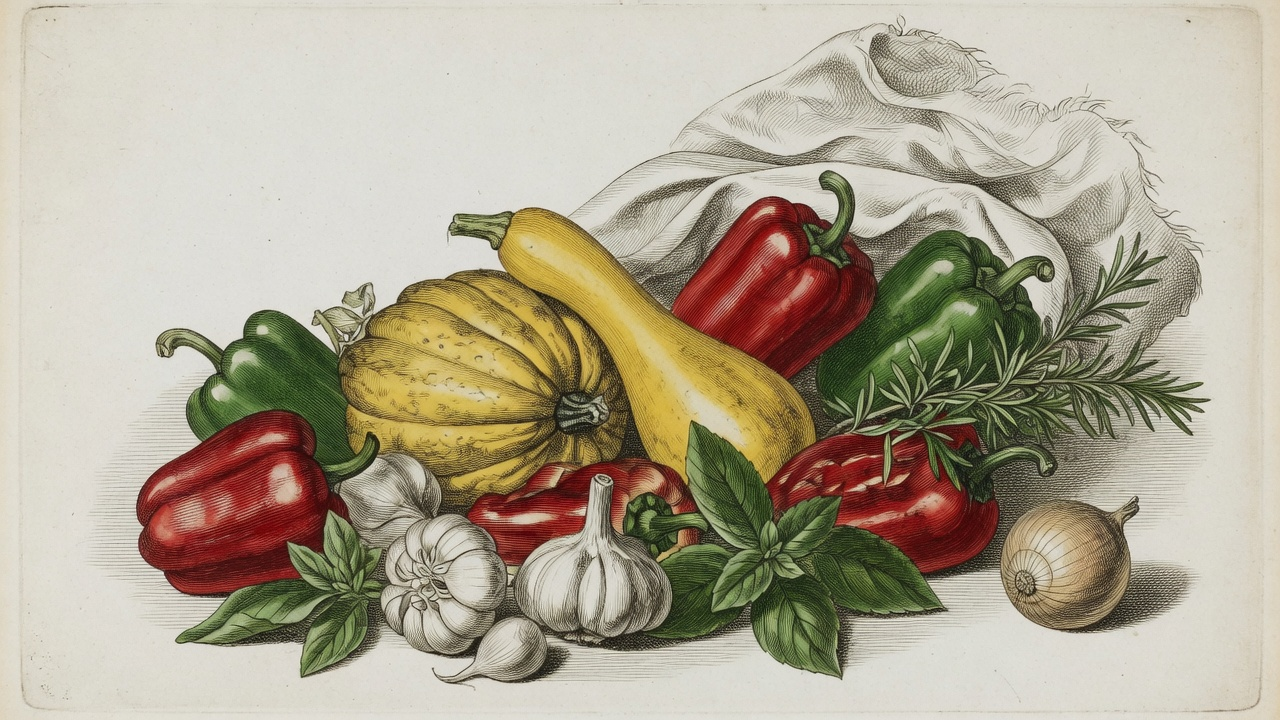
#> input picture festin/plugins/printer/plates/1.jpg, 1280 x 720 px
$ python -i render.py   (imports and definitions only)
#> lines starting #> are read from the running program, lines starting #| are printed output that depends on the picture
#> in plate_ornament, opened is the input picture: PIL image 1280x720 RGB; mean R, G, B 175.5, 166.3, 146.4
"""Le Festin compositor (design approved 2026-09-05; spacing approved 2026-09-06).

One cartouche, serif in the raster, vegetable plates, Celtic head/foot
at ~168 dots. Gray L for hatch; type fill=0. Do not crush then bleach
the gilding. Do not lace every day.

Fonts resolve when a slip is drawn. Importing this module does not need them,
so a kitchen with the printer off still starts.
"""

from __future__ import annotations

import json
import os
import shutil
import subprocess
from pathlib import Path

from PIL import Image, ImageChops, ImageDraw, ImageEnhance, ImageFont, ImageOps

ROOT = Path(__file__).resolve().parent
PLATES = ROOT / "plates"
W = 576
HEADER_H = 168
TITLE_WEEK_GAP = 28  # Extra air below the title; original spacing was 4 dots.
WRITE_IN_H = 80  # ~10 mm; blank nights stay empty for a pen

_FONT_PATHS: dict[str, str] = {}


# [38 lines left out: functions locate_font, _from_fontconfig, not called in this run]


def serif() -> str:
    return locate_font("LiberationSerif-Regular.ttf")


def serif_bold() -> str:
    return locate_font("LiberationSerif-Bold.ttf")


def serif_italic() -> str:
    return locate_font("LiberationSerif-Italic.ttf")


def flatten(im):
    if im.mode == "RGBA":
        bg = Image.new("RGBA", im.size, (255, 255, 255, 255))
        im = Image.alpha_composite(bg, im)
    return im.convert("L")
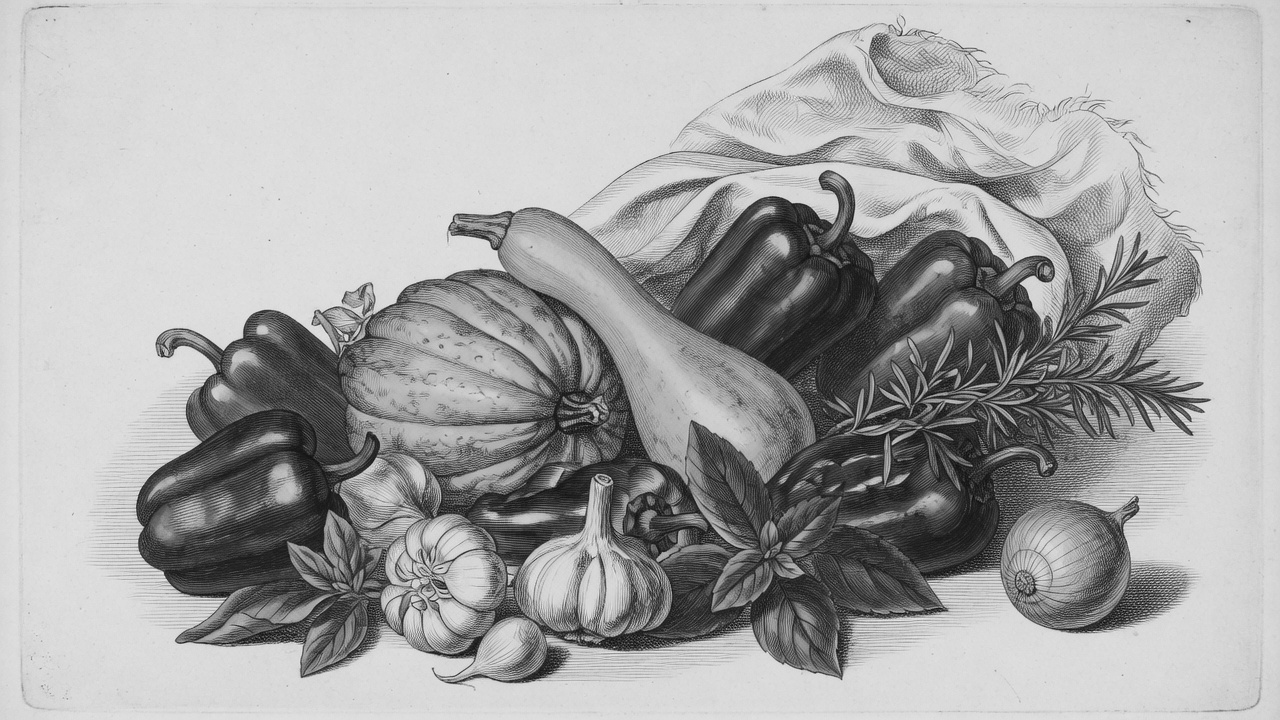
#> returned value: PIL image 1280x720 L; min 4, max 245, mean 166.8


def paper_white(g, paper=240, ink=0.72):
#> called with paper = 238, ink = 0.58
    g = ImageOps.autocontrast(g, cutoff=1)
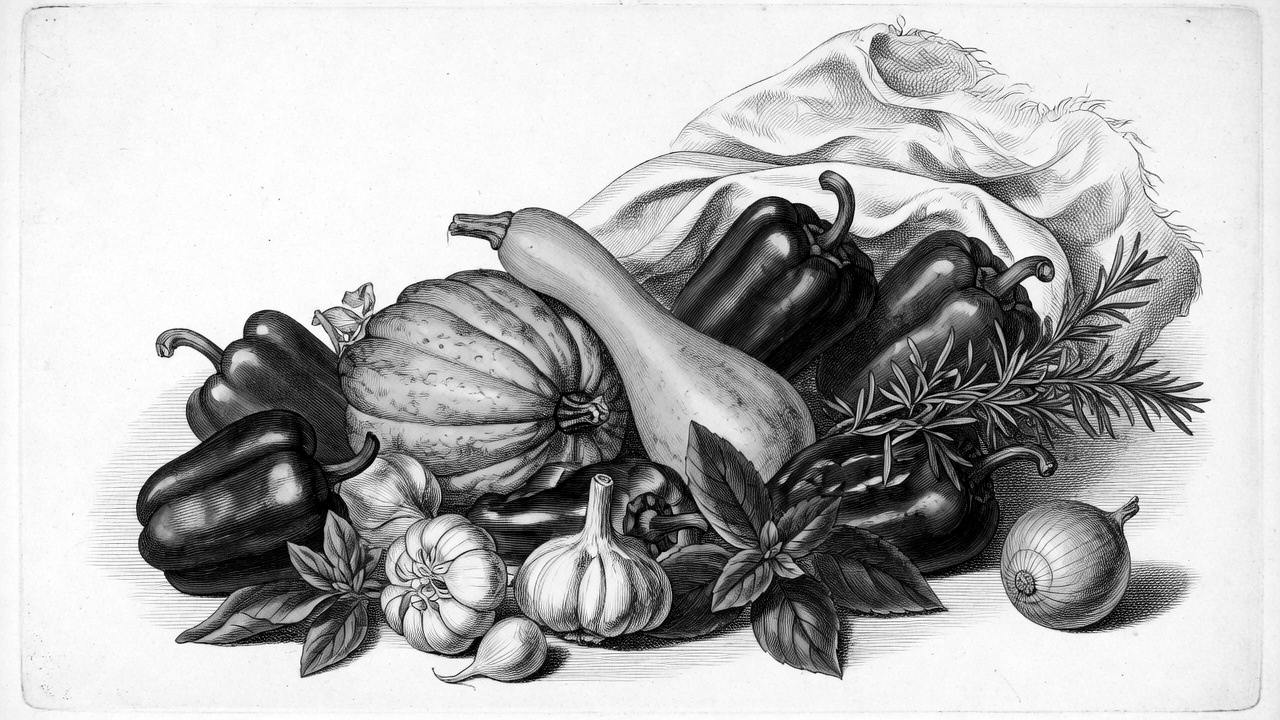
#> g: PIL image 1280x720 L; min 0, max 255, mean 179.9
    g = ImageEnhance.Contrast(g).enhance(1.25)
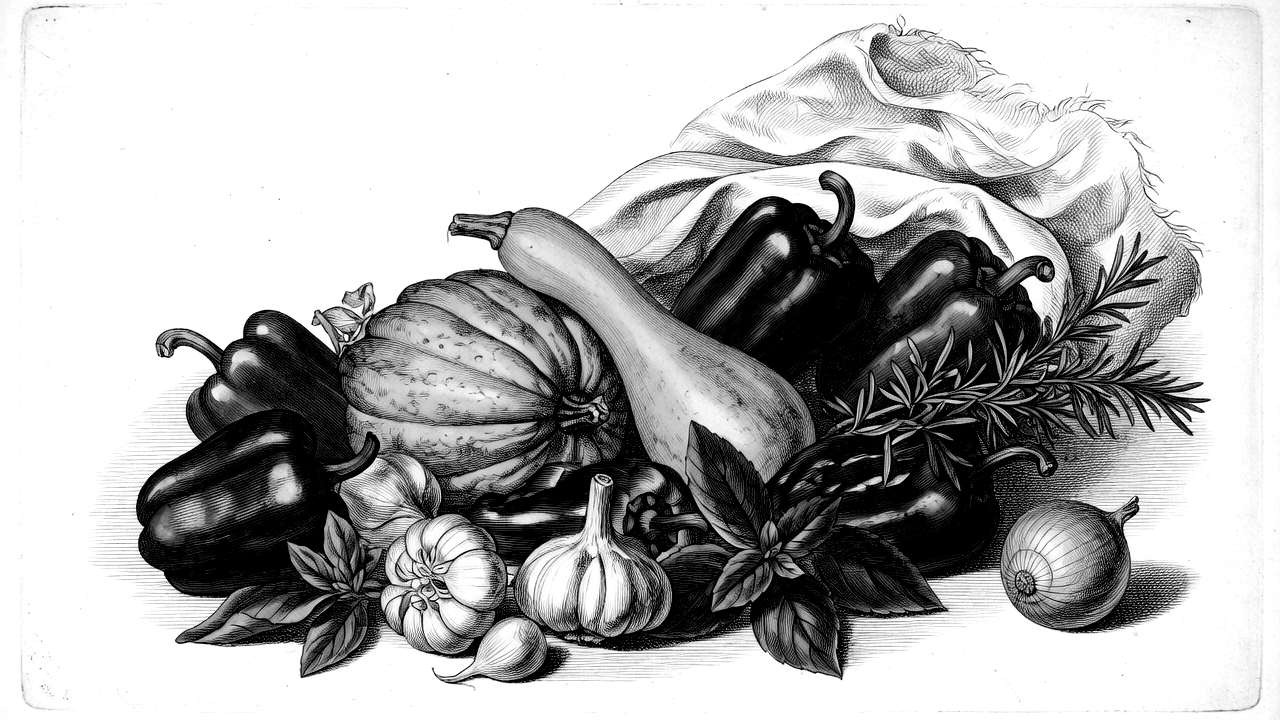
#> g: PIL image 1280x720 L; min 0, max 255, mean 177.9
    return g.point(lambda p: 255 if p >= paper else 255 - int((255 - p) * ink))
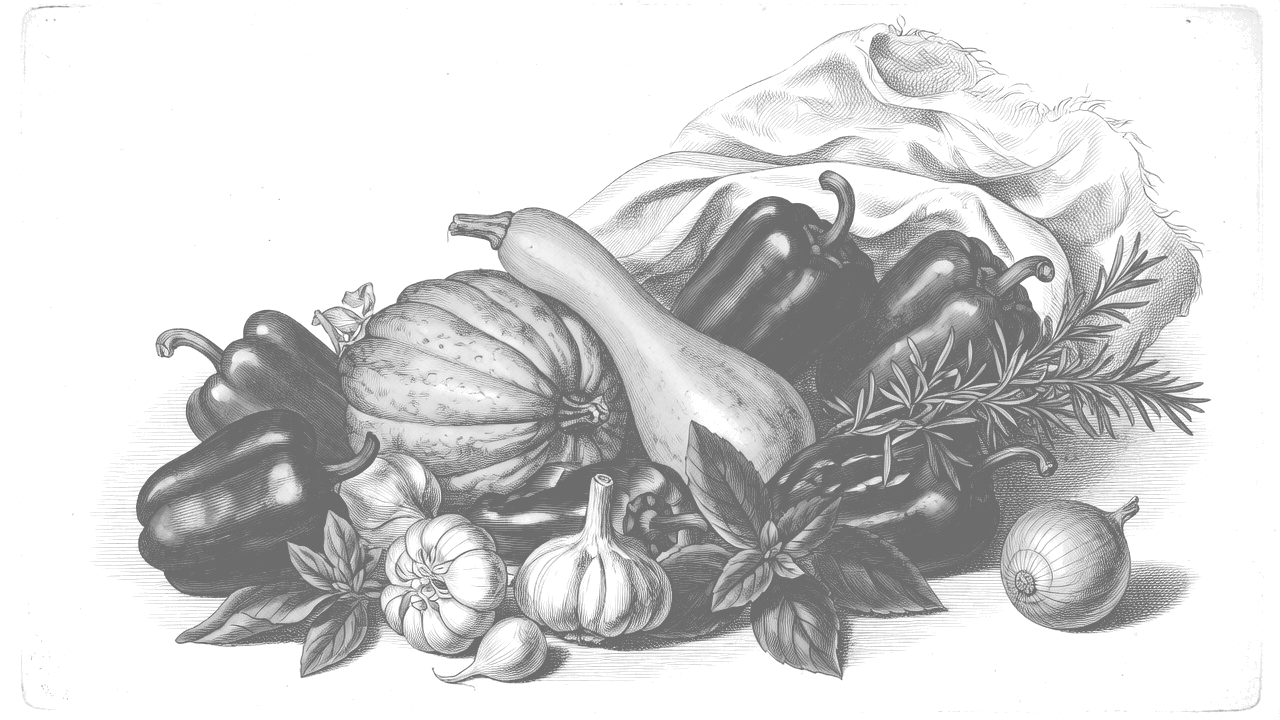
#> returned value: PIL image 1280x720 L; min 108, max 255, mean 210.9


def dense_crop(g, frac=0.08, pad=6):
#> called with frac = 0.08, pad = 6
    hist = [
        sum(255 - g.getpixel((x, y)) for x in range(0, g.width, 3))
        for y in range(g.height)
    ]
#> hist = 720 values, max 35412 at index 505, min 0 at index 0, mean 16375
    peak = max(hist) if hist else 1
#> peak = 35412
    rows = [i for i, v in enumerate(hist) if v > peak * frac]
#> rows = 525 values from 151 to 680
    if not rows:
        box = g.point(lambda p: 255 if p < 250 else 0).getbbox() or (0, 0, g.width, g.height)
        return g.crop(box)
    y0, y1 = max(0, rows[0] - pad), min(g.height, rows[-1] + 1 + pad)
#> y0 = 145; y1 = 687
    cols = [
        sum(255 - g.getpixel((x, y)) for y in range(y0, y1, 2))
        for x in range(g.width)
    ]
#> cols = 1280 values, max 31913 at index 841, min 0 at index 0, mean 13623.6
    peakc = max(cols) if cols else 1
#> peakc = 31913
    xs = [i for i, v in enumerate(cols) if v > peakc * frac]
#> xs = 1056 values from 139 to 1194
    x0, x1 = (max(0, xs[0] - pad), min(g.width, xs[-1] + 1 + pad)) if xs else (0, g.width)
#> x0 = 133; x1 = 1201
    return g.crop((x0, y0, x1, y1))
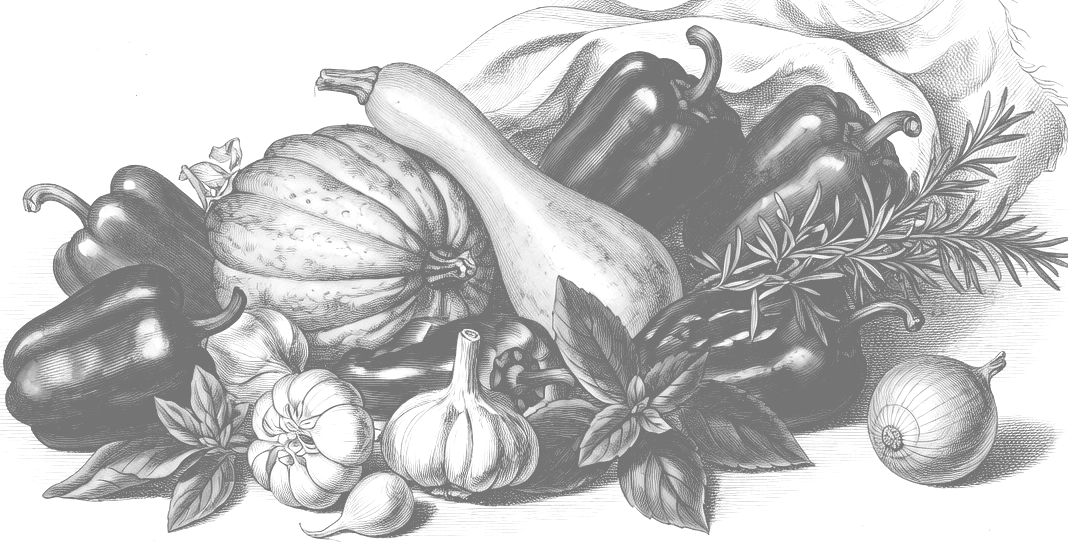
#> returned value: PIL image 1068x542 L; min 116, max 255, mean 194.7


def fit_w(im, width):
#> called with width = 536
    h = max(1, round(im.height * width / im.width))
#> h = 272
    return im.resize((width, h), Image.Resampling.LANCZOS)
#> returned value: PIL image 536x272 L


def plate_veg(path):
    with Image.open(path) as opened:
        return dense_crop(paper_white(flatten(opened), paper=242, ink=0.9), 0.04, 8)


def plate_ornament(path, frac=0.10):
    with Image.open(path) as opened:
        g = paper_white(flatten(opened), paper=238, ink=0.58)
    g = ImageEnhance.Brightness(g).enhance(1.08)
    return dense_crop(g, frac, 6)


def band_header(path):
    """Full-width head band: ornament, fit to the dinner inner width, then HEADER_H tall."""
    header = plate_ornament(path, 0.08)
    header = fit_w(header, W - 28 * 2 + 16)
    if header.height != HEADER_H:
        header = header.resize((header.width, HEADER_H), Image.Resampling.LANCZOS)
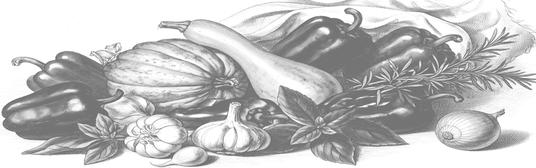
#> header: PIL image 536x168 L; min 101, max 255, mean 194.5
    return header


# [161 lines left out: functions band_copies, multiply, text_size, wrap, render, not called in this run]

>>> result = band_header('plates/1.jpg')

$ run again, on festin/plugins/printer/plates/3.jpg
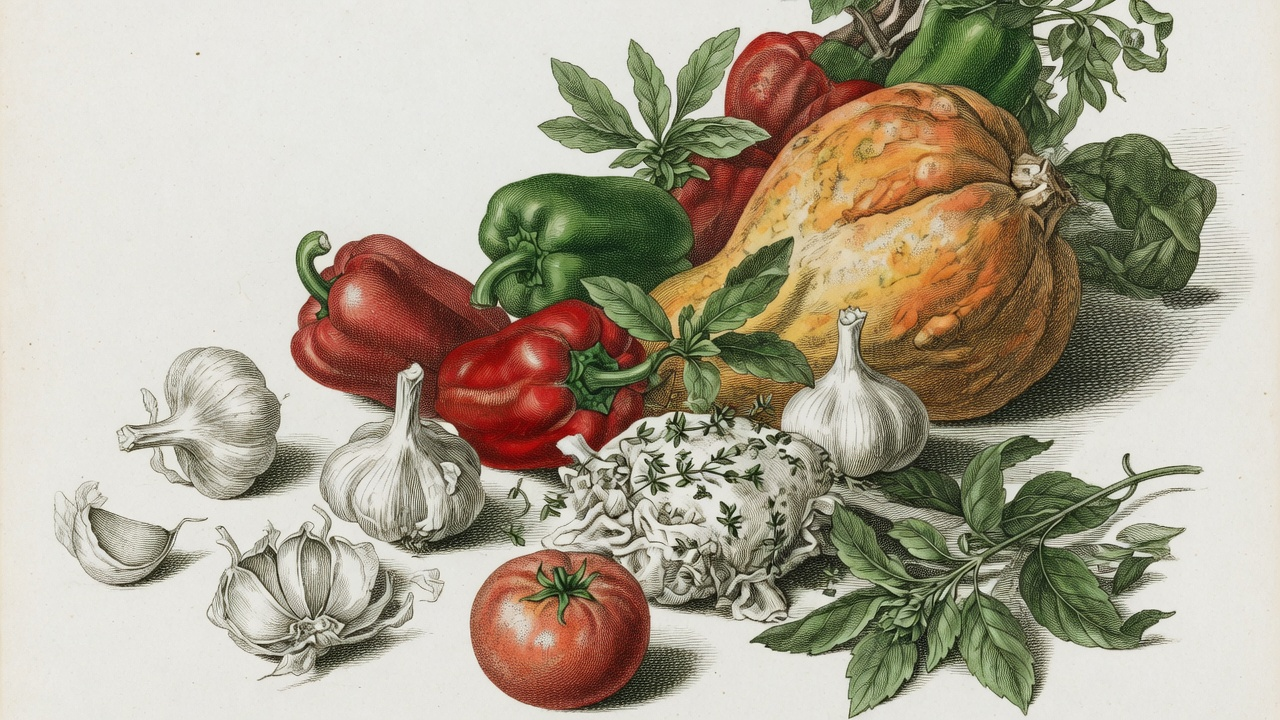
#> input picture festin/plugins/printer/plates/3.jpg, 1280 x 720 px
#> in plate_ornament, opened is the input picture: PIL image 1280x720 RGB; mean R, G, B 173.8, 165.3, 146.9
#> in paper_white, `return g.point(lambda p: 255 if p >= paper else 255 - int((255 - p) * ..`:
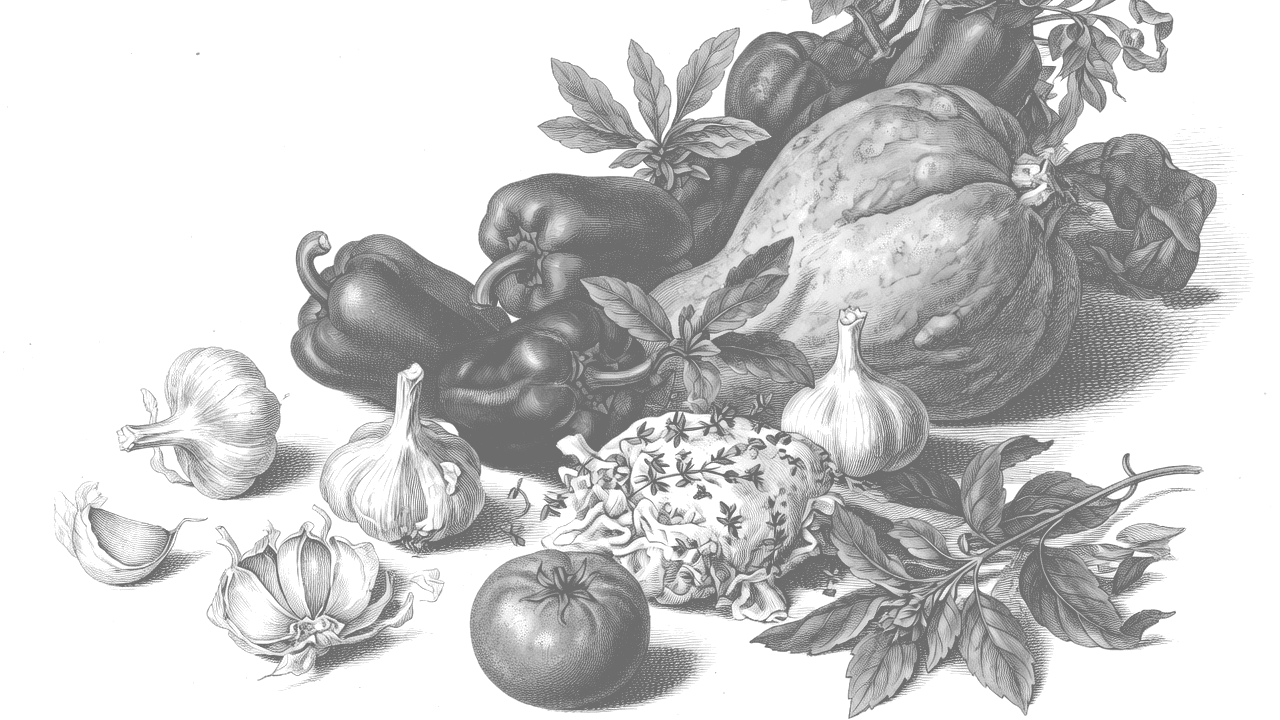
#> returned value: PIL image 1280x720 L; min 108, max 255, mean 203.1
#> hist = 720 values, max 34027 at index 348, min 0 at index 719, mean 19457.8
#> peak = 34027
#> rows = 710 values from 0 to 709
#> y0 = 0; y1 = 716
#> cols = 1280 values, max 37758 at index 1012, min 0 at index 0, mean 16445.2
#> peakc = 37758
#> xs = 993 values from 155 to 1207
#> x0 = 149; x1 = 1214
#> in band_header, `header = header.resize((header.width, HEADER_H), Image.Resampling.LANC..`:
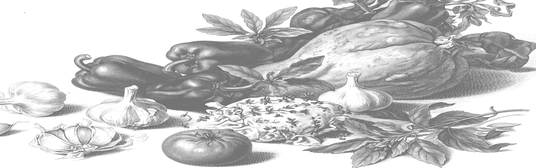
#> header: PIL image 536x168 L; min 97, max 255, mean 200
